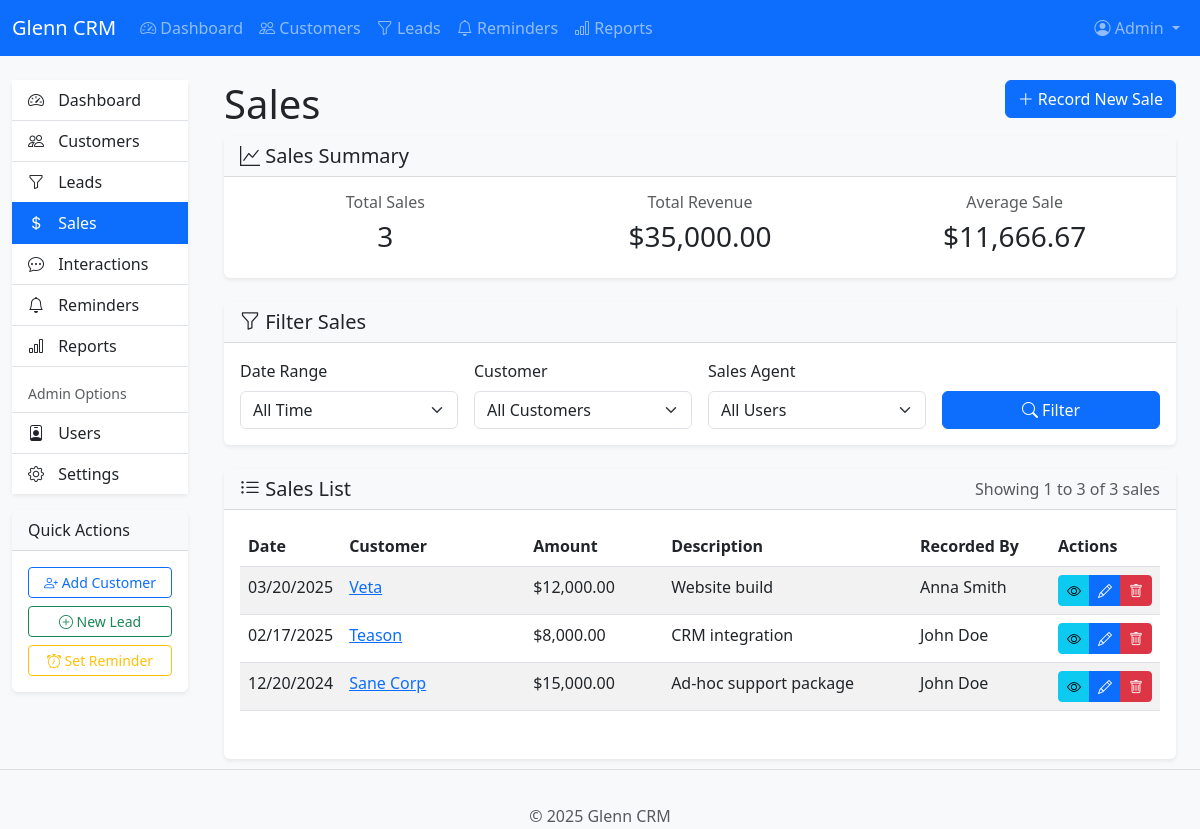
/glenncrm/index.php?page=sales (signed in), run on the app's committed database.
### tables this page shows
CREATE TABLE `settings` (
  `setting_id` int(11) NOT NULL,
  `setting_name` varchar(50) NOT NULL,
  `setting_value` text DEFAULT NULL,
  `setting_description` text DEFAULT NULL,
  `is_public` tinyint(1) DEFAULT 0,
  `updated_at` timestamp NOT NULL DEFAULT current_timestamp() ON UPDATE current_timestamp()
);

CREATE TABLE `sales` (
  `sale_id` int(11) NOT NULL,
  `lead_id` int(11) DEFAULT NULL,
  `customer_id` int(11) NOT NULL,
  `user_id` int(11) NOT NULL,
  `sale_date` date NOT NULL,
  `amount` decimal(10,2) NOT NULL,
  `description` text DEFAULT NULL,
  `created_at` timestamp NOT NULL DEFAULT current_timestamp()
);

CREATE TABLE `customers` (
  `customer_id` int(11) NOT NULL,
  `name` varchar(100) NOT NULL,
  `email` varchar(100) DEFAULT NULL,
  `phone` varchar(20) DEFAULT NULL,
  `address` text DEFAULT NULL,
  `notes` text DEFAULT NULL,
  `status` enum('active','inactive','prospect') DEFAULT 'active',
  `assigned_to` int(11) DEFAULT NULL,
  `created_at` timestamp NOT NULL DEFAULT current_timestamp(),
  `updated_at` timestamp NULL DEFAULT NULL ON UPDATE current_timestamp()
);

CREATE TABLE `users` (
  `user_id` int(11) NOT NULL,
  `username` varchar(50) NOT NULL,
  `password_hash` varchar(255) NOT NULL,
  `email` varchar(100) NOT NULL,
  `first_name` varchar(50) NOT NULL,
  `last_name` varchar(50) NOT NULL,
  `role` enum('admin','user') DEFAULT 'user',
  `last_login` timestamp NULL DEFAULT NULL,
  `created_at` timestamp NOT NULL DEFAULT current_timestamp()
);

### glenncrm/pages/sales.php (the view, shortened to what the rows shown need)
<?php
$action = isset($_GET['action']) ? sanitize_input($_GET['action']) : 'list';
$current_page = isset($_GET['p']) ? intval($_GET['p']) : 1;
$items_per_page = intval(get_setting('items_per_page', 10));
$offset = ($current_page - 1) * $items_per_page;
switch ($action) {
    default:
        $conditions = [];
        $params = [];
        $param_types = '';
        $where_clause = !empty($conditions) ? " WHERE " . implode(" AND ", $conditions) : "";
        $query = "SELECT s.*, c.name as customer_name, l.title as lead_title, u.first_name, u.last_name
                 FROM sales s
                 LEFT JOIN customers c ON s.customer_id = c.customer_id
                 LEFT JOIN leads l ON s.lead_id = l.lead_id
                 LEFT JOIN users u ON s.user_id = u.user_id"
                 . $where_clause .
                 " ORDER BY s.sale_date DESC, s.sale_id DESC LIMIT ?, ?";
        $stmt = $conn->prepare($query);
        $param_types .= 'ii';
        $params[] = $offset;
        $params[] = $items_per_page;
        $stmt->bind_param($param_types, ...$params);
        $stmt->execute();
        $sales = $stmt->get_result();
?>
<div class="content-header">
    <div class="container-fluid">
        <div class="row mb-2">
            <div class="col-sm-6">
                <h1 class="m-0">Sales</h1>
            </div>
        </div>
    </div>
</div>
<section class="content">
    <div class="container-fluid">
        <div class="card">
            <div class="card-body">
                <div class="table-responsive">
                    <table class="table table-striped table-hover">
                        <thead>
                            <tr>
                                <th width="10%">Date</th>
                                <th width="20%">Customer</th>
                                <th width="15%">Amount</th>
                                <th>Description</th>
                                <th width="15%">Recorded By</th>
                                <th width="10%">Actions</th>
                            </tr>
                        </thead>
                        <tbody>
                            <?php if ($sales->num_rows > 0): ?>
                                <?php while ($sale = $sales->fetch_assoc()): ?>
                                    <tr>
                                        <td><?php echo format_date($sale['sale_date']); ?></td>
                                        <td>
                                            <a href="<?php echo BASE_URL; ?>/index.php?page=customers&action=view&id=<?php echo $sale['customer_id']; ?>">
                                                <?php echo $sale['customer_name']; ?>
                                            </a>
                                        </td>
                                        <td class="font-weight-bold">
                                            <?php echo format_currency($sale['amount']); ?>
                                        </td>
                                        <td>
                                            <?php echo $sale['description']; ?>
                                        </td>
                                        <td>
                                            <?php echo $sale['first_name'] . ' ' . $sale['last_name']; ?>
                                        </td>
                                        <td>
                                            <div class="btn-group btn-group-sm">
                                                <a href="<?php echo BASE_URL; ?>/index.php?page=sales&action=view&id=<?php echo $sale['sale_id']; ?>" class="btn btn-info">
                                                    <i class="bi bi-eye"></i>
                                                </a>
                                                <a href="<?php echo BASE_URL; ?>/index.php?page=sales&action=edit&id=<?php echo $sale['sale_id']; ?>" class="btn btn-primary">
                                                    <i class="bi bi-pencil"></i>
                                                </a>
                                                <?php if (is_admin()): ?>
                                                    <a href="<?php echo BASE_URL; ?>/index.php?page=sales&action=delete&id=<?php echo $sale['sale_id']; ?>"
                                                       class="btn btn-danger confirm-delete">
                                                        <i class="bi bi-trash"></i>
                                                    </a>
                                                <?php endif; ?>
                                            </div>
                                        </td>
                                    </tr>
                                <?php endwhile; ?>
                            <?php else: ?>
                                <tr>
                                    <td colspan="6" class="text-center">No sales found</td>
                                </tr>
                            <?php endif; ?>
                        </tbody>
                    </table>
                </div>
            </div>
        </div>
    </div>
</section>
<?php
        break;
}
?>

### glenncrm/includes/navigation.php (shortened to what the rows shown need)
<nav class="navbar navbar-expand-lg navbar-dark bg-primary">
    <div class="container-fluid">
        <a class="navbar-brand" href="<?php echo BASE_URL; ?>/index.php">
            <?php echo get_setting('company_name', 'Glenn CRM'); ?>
        </a>
        <div class="collapse navbar-collapse" id="navbarMain">
            <ul class="navbar-nav me-auto">
                <li class="nav-item">
                    <a class="nav-link <?php echo $page == 'dashboard' ? 'active' : ''; ?>" href="<?php echo BASE_URL; ?>/index.php">
                        <i class="bi bi-speedometer2"></i> Dashboard
                    </a>
                </li>
                <li class="nav-item">
                    <a class="nav-link <?php echo $page == 'customers' ? 'active' : ''; ?>" href="<?php echo BASE_URL; ?>/index.php?page=customers">
                        <i class="bi bi-people"></i> Customers
                    </a>
                </li>
                <li class="nav-item">
                    <a class="nav-link <?php echo $page == 'leads' ? 'active' : ''; ?>" href="<?php echo BASE_URL; ?>/index.php?page=leads">
                        <i class="bi bi-funnel"></i> Leads
                    </a>
                </li>
                <li class="nav-item">
                    <a class="nav-link <?php echo $page == 'reminders' ? 'active' : ''; ?>" href="<?php echo BASE_URL; ?>/index.php?page=reminders">
                        <i class="bi bi-bell"></i> Reminders
                    </a>
                </li>
                <li class="nav-item">
                    <a class="nav-link <?php echo $page == 'reports' ? 'active' : ''; ?>" href="<?php echo BASE_URL; ?>/index.php?page=reports">
                        <i class="bi bi-bar-chart"></i> Reports
                    </a>
                </li>
            </ul>
            <ul class="navbar-nav">
                <li class="nav-item dropdown">
                    <a class="nav-link dropdown-toggle" href="#" id="navbarDropdown" role="button" data-bs-toggle="dropdown">
                        <i class="bi bi-person-circle"></i>
                        <?php echo $_SESSION['first_name']; ?>
                    </a>
                </li>
            </ul>
        </div>
    </div>
</nav>

### glenncrm/includes/footer.php
<footer class="footer mt-auto py-3 bg-light">
    <div class="container text-center">
        <span class="text-muted">
            &copy; <?php echo date('Y'); ?> <?php echo get_setting('company_name', 'Glenn CRM'); ?>
        </span>
    </div>
</footer>
</body></html>

### data on the page
settings: setting_value "Glenn CRM"
sales: sale_date "03/20/2025", customer.name "Veta", amount "$12,000.00", description "Website build", user.first_name "Anna", user.last_name "Smith"
sales: sale_date "02/17/2025", customer.name "Teason", amount "$8,000.00", description "CRM integration", user.first_name "John", user.last_name "Doe"
sales: sale_date "12/20/2024", customer.name "Sane Corp", amount "$15,000.00", description "Ad-hoc support package", user.first_name "John", user.last_name "Doe"

### other printed values
$_SESSION['first_name'] "Admin"
$total_items "3"
format_currency($total_amount) "$35,000.00"
format_currency($total_items > 0 ? $total_amount / $total_items : 0) "$11,666.67"
min(($current_page - 1) * $items_per_page + 1, $total_items) "1"
min($current_page * $items_per_page, $total_items) "3"
form field date_range "All Time"
form field customer_id "All Customers"
form field user_id "All Users"
